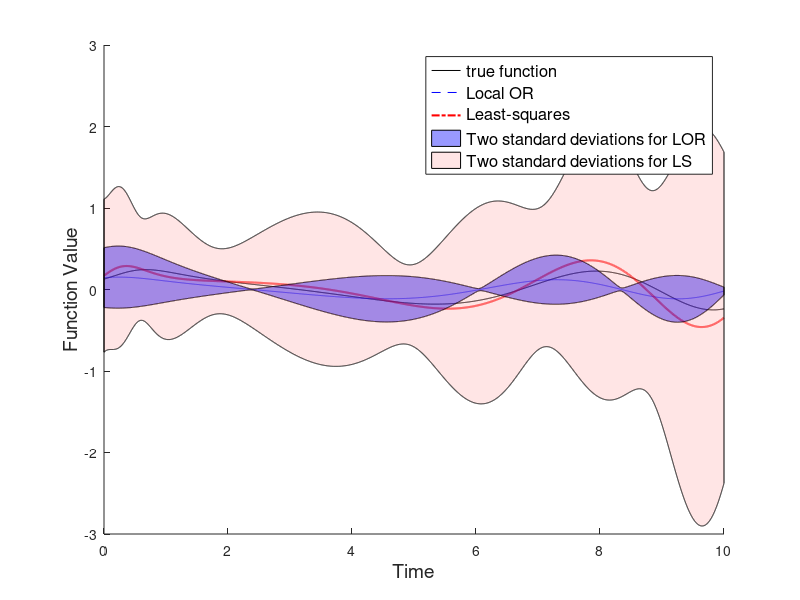

This chart was generated by the following MATLAB code:
%%%%%%%%% Optimal Recovery and System Identification %%%%%%
% This Matlab file is used to generate plots and tables in section 4.5 in
% my thesis.
% The example is motivated by the paper
% Optimal Algorithms Theory for Robust Estimation and Prediction

%% Random V and random error
clear all;clc;
rng(5)
% the true function u is known
u = @(t) cos(t.^2/10-5) + 1./(t.^2+1);
dt = 0.2;
% we try to approximate coefficient vector a
x = @(a,t) a(1) * u(t-2*dt) + a(2) * u(t-dt) + a(3)*u(t);

% generate the true coefficient vector
n = 1;
V = rand(3,n);                  % approximation space 
P_V = eye(3) - V*inv(V'*V)*V';  % orthogonal projection onto V^\perp
aux = P_V*rand(3,1);
% f is the true coefficient vector
f = V*rand(n,1) + 2/3*aux/norm(aux);

% approximation parameter
epsilon = 1;

% generate observations
T = 15;             % number of observations
% observation map
L = [u((-1:(T-2))'*dt), u((0:(T-1))'*dt), u((1:T)'*dt)];

eta = 3;         % change eta here, I use eta = 0.5, 1, 2, 3.

T_test = 10000;
time = linspace(0,10,T_test);
x_true = x(f,time);

monte = 50;
x_loc = zeros(monte,T_test);
x_ls = zeros(monte,T_test);
or_app_err = zeros(1,monte);
or_pre_err = zeros(1,monte);
ls_app_err = zeros(1,monte);
ls_pre_err = zeros(1,monte);

for i=1:monte
    
    % generate error
    aux = randn(T,1);
    err = eta*aux/norm(aux);
    y = L*f + err;

    % local optimal recovery
    opt_tau = max(1-eta/norm(y),0);
    if opt_tau == 0
        f_loc = zeros(3,1);
    else
        f_loc = (opt_tau*L'*L+(1-opt_tau)*eye(3))\(opt_tau*L'*y);
    end
    or_app_err(i) = norm(f-f_loc);
    
    or_pre_err(i) = norm(x_true-x(f_loc,time));
    x_loc(i,:) = x(f_loc,time);
    
    % Least square
    f_ls = (L'*L)\(L'*y);
    ls_app_err(i) = norm(f-f_ls);
    
    ls_pre_err(i) = norm(x_true-x(f_ls,time));
    x_ls(i,:) = x(f_ls,time);
end

% plot and result
[mean(or_app_err),mean(ls_app_err)]
[std(or_app_err),std(ls_app_err)]
[mean(or_pre_err),mean(ls_pre_err)]
[std(or_pre_err),std(ls_pre_err)]

%
figure(1)
hold on
plot(time,x_true,'-k',time,mean(x_loc),'b--',time,mean(x_ls),'r-.','LineWidth',1.5)
xlabel('Time','Fontsize',14)
ylabel('Function Value','Fontsize',14)

%plot(time,mean(x_loc)+2*std(x_loc),'r-.',time,mean(x_loc)-2*std(x_loc),'r-.')
time1 = [time, fliplr(time)];
inBetween = [mean(x_loc)+2*std(x_loc), fliplr(mean(x_loc)-2*std(x_loc))];
fill(time1, inBetween, 'b','FaceAlpha',0.4);

%plot(time,mean(x_ls)+2*std(x_ls),'r-.',time,mean(x_ls)-2*std(x_ls),'r-.')
inBetween = [mean(x_ls)+2*std(x_ls), fliplr(mean(x_ls)-2*std(x_ls))];
fill(time1, inBetween, 'r','FaceAlpha',0.1);
legend('true function','Local OR','Least-squares','Two standard deviations for LOR','Two standard deviations for LS','Fontsize',12,'Location','best')
hold off